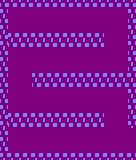

A level layout from a 2D game, rendered from its tile map. Below: a short description, then the map file with its tile-grid data intact:
An orthogonal 17x20 tile map with 8x8 px tiles, 1 tile layer (Capa de Patrones 1).

<map version="1.0" tiledversion="2018.06.01" orientation="orthogonal" renderorder="right-down" width="17" height="20" tilewidth="8" tileheight="8" infinite="0" nextlayerid="2" nextobjectid="1">
 <tileset firstgid="1" name="tiles" tilewidth="8" tileheight="8" tilecount="45" columns="9">
  <image source="../../tiles.png" width="72" height="40" />
 </tileset>
 <layer id="1" name="Capa de Patrones 1" width="17" height="20">
  <data encoding="csv">
17,17,17,17,17,17,17,17,17,17,17,17,17,17,17,17,17,
26,4,4,4,4,4,4,4,4,4,4,4,4,4,4,4,26,
17,4,4,4,4,4,4,4,4,4,4,4,4,4,4,4,17,
26,4,4,4,4,4,4,4,4,4,4,4,4,4,4,4,26,
17,26,26,26,26,26,26,26,26,26,26,26,26,4,4,4,17,
26,17,17,17,17,17,17,17,17,17,17,17,17,4,4,4,26,
17,4,4,4,4,4,4,4,4,4,4,4,4,4,4,4,17,
26,4,4,4,4,4,4,4,4,4,4,4,4,4,4,4,26,
17,4,4,4,4,4,4,4,4,4,4,4,4,4,4,4,17,
26,4,4,4,26,26,26,26,26,26,26,26,26,26,26,26,26,
17,4,4,4,17,17,17,17,17,17,17,17,17,17,17,17,17,
26,4,4,4,4,4,4,4,4,4,4,4,4,4,4,4,26,
17,4,4,4,4,4,4,4,4,4,4,4,4,4,4,4,17,
26,4,4,4,4,4,4,4,4,4,4,4,4,4,4,4,26,
17,26,26,26,26,26,26,26,26,26,26,26,26,4,4,4,17,
26,17,17,17,17,17,17,17,17,17,17,17,17,4,4,4,26,
17,4,4,4,4,4,4,4,4,4,4,4,4,4,4,4,4,
26,4,4,4,4,4,4,4,4,4,4,4,4,4,4,4,4,
17,4,4,4,4,4,4,4,4,4,4,4,4,4,4,4,4,
26,26,26,26,26,26,26,26,26,26,26,26,26,26,26,26,26
</data>
 </layer>
</map>
